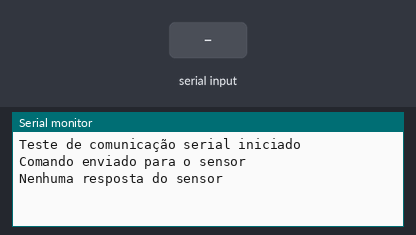
Bench run of a sketch on a simulated ESP32. Parts: the last lines printed to the serial monitor. Inputs (shaded band) come from the test bench.

Above: at 2.2 s.
2.3 s: "1" received over the second serial link
At 4.5 s:
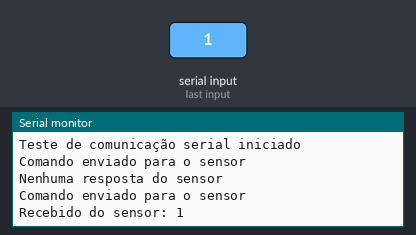
5.5 s: "0" received over the second serial link
At 7.3 s:
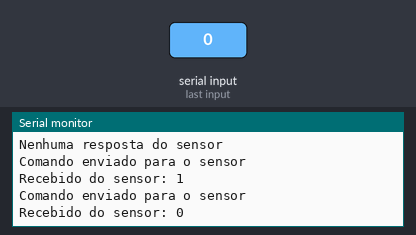
7.6 s: "2" received over the second serial link
At 9.7 s:
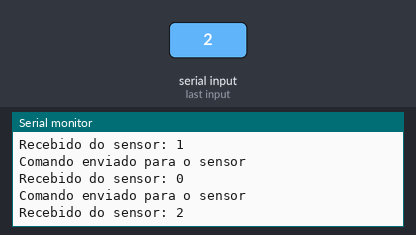

The sketch:

testeFingerprint.ino
```cpp
HardwareSerial mySerial(2); // Utilize UART2 (GPIO16 para RX e GPIO17 para TX)

void setup() {
  Serial.begin(115200); // Comunicação serial com o computador
  mySerial.begin(57600, SERIAL_8N1, 16, 17); // Comunicação serial com o sensor biométrico

  Serial.println("Teste de comunicação serial iniciado");
  delay(1000); // Tempo para inicialização do sensor
}

void loop() {
  // Enviar comando para o sensor biométrico
  mySerial.write(0xEF); // Pacote inicial
  mySerial.write(0x01); // Endereço do sensor
  mySerial.write(0xFF); // Comando (ajuste conforme necessário)
  mySerial.write(0xFF); // Parâmetro (ajuste conforme necessário)
  mySerial.write(0xFF); // Checksum (ajuste conforme necessário)
  mySerial.write(0xFF); // Pacote final
  Serial.println("Comando enviado para o sensor");

  delay(500); // Atraso para garantir que o sensor tenha tempo de processar e responder

  // Verificar se há dados recebidos do sensor
  if (mySerial.available()) {
    String data = mySerial.readString();
    Serial.print("Recebido do sensor: ");
    Serial.println(data);
  } else {
    Serial.println("Nenhuma resposta do sensor");
  }

  delay(1000); // Atraso para facilitar a leitura dos dados
}
```

Measured:
- after the input at 2.3 s, the serial monitor: prints a new line after 1.7 s (image 1)
- after the input at 5.5 s, the serial monitor: prints a new line after 1.0 s (image 2)
- after the input at 7.6 s, the serial monitor: prints a new line after 1.4 s (image 3)
